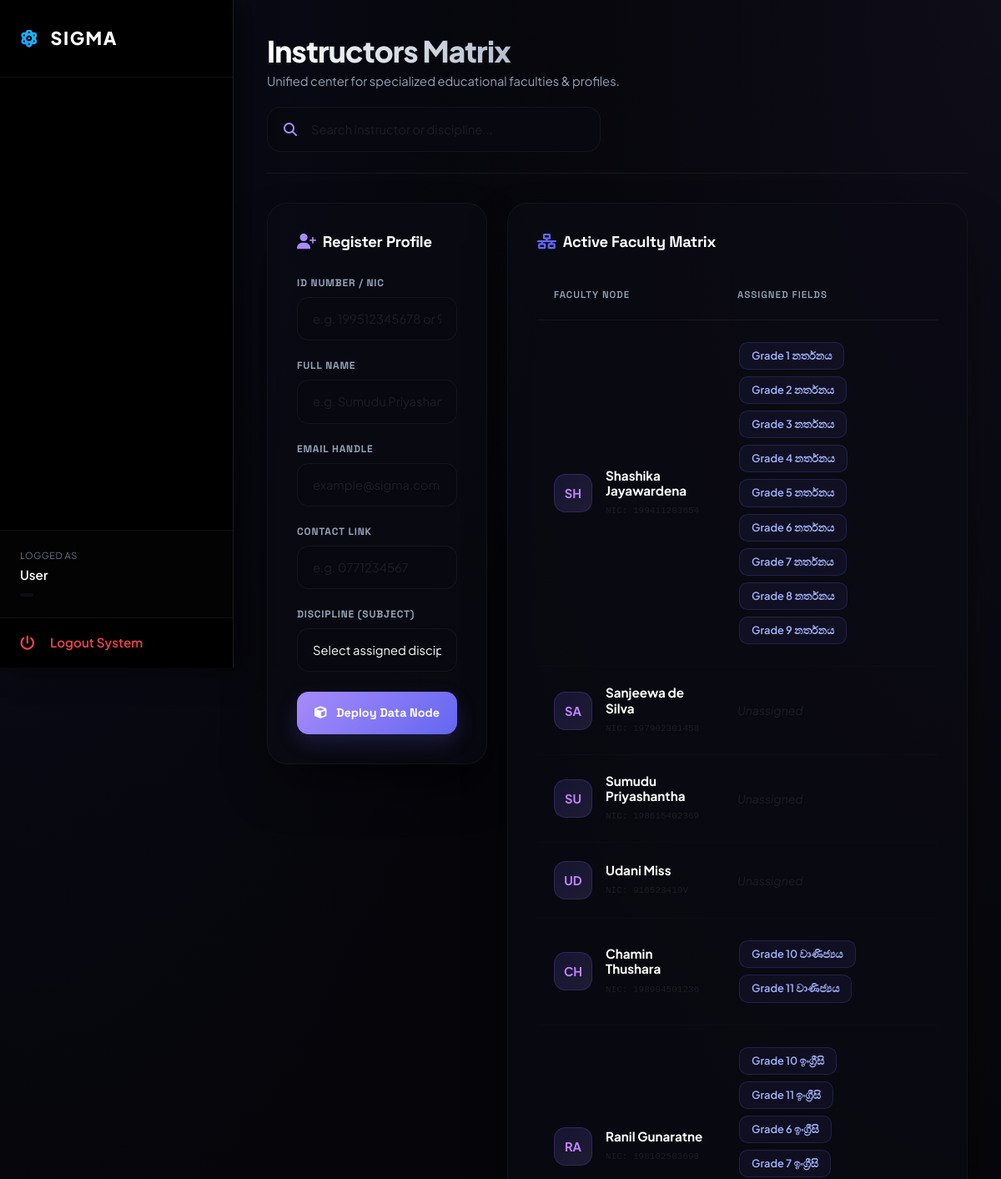
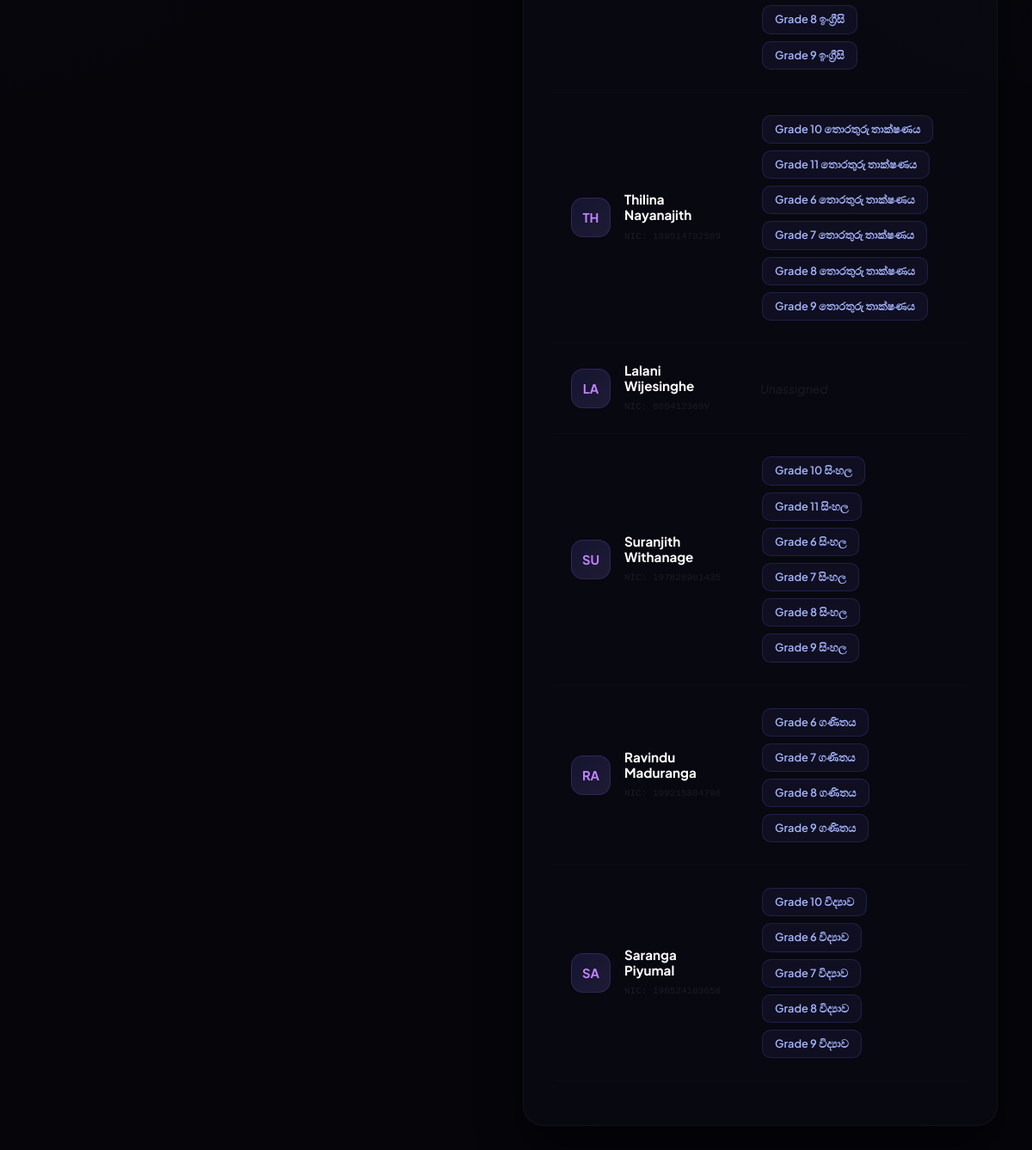
The app's page /teachers.php with its own data (2 pictures, top to bottom).
### tables this page shows
CREATE TABLE `teachers` (
  `id` int(11) NOT NULL,
  `id_num` varchar(20) NOT NULL,
  `name` varchar(100) NOT NULL,
  `phone` varchar(20) DEFAULT NULL,
  `email` varchar(100) DEFAULT NULL,
  `subject` varchar(100) NOT NULL
);

### teachers.php (the view, shortened to what this page needs)
<?php
include 'db.php';
$query = "SELECT t.id, t.id_num, t.name, t.email, t.phone,
          GROUP_CONCAT(DISTINCT c.subject SEPARATOR ', ') AS subjects
          FROM teachers t
          LEFT JOIN classes c ON t.id = c.teacher_id
          GROUP BY t.id, t.id_num, t.name, t.email, t.phone
          ORDER BY t.id DESC";
$result = $conn->query($query);
?>
<!DOCTYPE html>
<html lang="en">
<head>
    <link href="https://cdn.jsdelivr.net/npm/bootstrap@5.3.0/dist/css/bootstrap.min.css" rel="stylesheet">
    <link rel="stylesheet" href="https://cdnjs.cloudflare.com/ajax/libs/font-awesome/6.5.1/css/all.min.css">
    <link rel="stylesheet" href="https://cdnjs.cloudflare.com/ajax/libs/animate.css/4.1.1/animate.min.css"/>
</head>
<body>
    <?php include 'sidebar.php'; ?>
    <div class="main-content">
        <div class="container-fluid m-0 p-0">
            <div class="dashboard-header-block animate__animated animate__fadeIn">
                <div class="header-title-area">
                    <h1 class="m-0 mb-1" style="font-weight: 800; font-size: 2.2rem; letter-spacing: -0.8px; background: linear-gradient(90deg, #fff, #94a3b8); -webkit-background-clip: text; -webkit-text-fill-color: transparent;">Instructors Matrix</h1>
                    <p class="m-0" style="font-size:0.92rem; color: #94a3b8;">Unified center for specialized educational faculties & profiles.</p>
                </div>
                <div class="search-container">
                    <input type="text" id="omniSearchEngine" class="form-control search-control" placeholder="Search instructor or discipline..." autocomplete="off">
                    <i class="fa-solid fa-magnifying-glass search-icon-inside"></i>
                </div>
            </div>
            <div class="row g-4">
                <div class="col-xl-4 col-lg-5 col-12 animate__animated animate__fadeInLeft">
                    <div class="premium-glass-card">
                        <h5 class="fw-bold text-white mb-4" style="font-size:1.15rem; font-family:'Space Grotesk'; letter-spacing: -0.3px;">
                            <i class="fa-solid fa-user-plus me-2" style="color:#a78bfa;"></i>Register Profile
                        </h5>
                        <form action="" method="POST" onsubmit="return validateTeacherForm(this);">
                            <div class="mb-3">
                                <label class="form-label">ID Number / NIC</label>
                                <input type="text" name="id_num" class="form-control" placeholder="e.g. 199512345678 or 951234567V" required>
                            </div>
                            <div class="mb-3">
                                <label class="form-label">Full Name</label>
                                <input type="text" name="name" class="form-control" placeholder="e.g. Sumudu Priyashantha" required>
                            </div>
                            <div class="mb-3">
                                <label class="form-label">Email Handle</label>
                                <input type="email" name="email" class="form-control" placeholder="example@sigma.com">
                            </div>
                            <div class="mb-3">
                                <label class="form-label">Contact Link</label>
                                <input type="text" name="phone" class="form-control" placeholder="e.g. 0771234567">
                            </div>
                            <div class="mb-4">
                                <label class="form-label">Discipline (Subject)</label>
                                <select name="subject" class="form-select" required>
                                    <option value="" disabled selected>Select assigned discipline...</option>
                                </select>
                            </div>
                            <button type="submit" name="add_teacher" class="btn btn-modern-luxe w-100">
                                <i class="fa-solid fa-cube me-2"></i> Deploy Data Node
                            </button>
                        </form>
                    </div>
                </div>
                <div class="col-xl-8 col-lg-7 col-12 animate__animated animate__fadeInRight">
                    <div class="premium-glass-card h-100">
                        <h5 class="fw-bold text-white mb-4" style="font-size:1.15rem; font-family:'Space Grotesk'; letter-spacing: -0.3px;">
                            <i class="fa-solid fa-network-wired me-2" style="color:#6366f1;"></i>Active Faculty Matrix
                        </h5>
                        <?php if ($result && $result->num_rows > 0): ?>
                            <div class="table-responsive">
                                <table class="table align-middle" id="facultyTableData">
                                    <thead>
                                        <tr>
                                            <th style="min-width: 220px;">Faculty Node</th>
                                            <th style="min-width: 180px;">Assigned Fields</th>
                                            <th style="min-width: 180px;">Contact Metric</th>
                                        </tr>
                                    </thead>
                                    <tbody>
                                        <?php while($row = $result->fetch_assoc()):
                                            $initials = strtoupper(substr($row['name'], 0, 2));
                                        ?>
                                            <tr class="teacher-data-row">
                                                <td>
                                                    <div class="d-flex align-items-center gap-3">
                                                        <div class="designer-avatar"><?= $initials ?></div>
                                                        <div>
                                                            <h6 class="m-0 fw-bold text-white target-search-name" style="font-size:0.95rem;"><?= htmlspecialchars($row['name']); ?></h6>
                                                            <span class="text-muted" style="font-size:11px; font-family: monospace;">NIC: <?= htmlspecialchars($row['id_num']); ?></span>
                                                        </div>
                                                    </div>
                                                </td>
                                                <td>
                                                    <div class="d-flex flex-wrap">
                                                        <?php
                                                        if(!empty($row['subjects'])) {
                                                            $splitted_subs = explode(', ', $row['subjects']);
                                                            foreach($splitted_subs as $sb) {
                                                                echo '<span class="luxe-pill-badge">'.htmlspecialchars($sb).'</span>';
                                                            }
                                                        } else {
                                                            echo '<span class="text-muted small" style="font-style: italic;">Unassigned</span>';
                                                        }
                                                        ?>
                                                    </div>
                                                </td>
                                                <td>
                                                </td>
                                            </tr>
                                        <?php endwhile; ?>
                                    </tbody>
                                </table>
                            </div>
                        <?php endif; ?>
                    </div>
                </div>
            </div>
        </div>
    </div>
</body>
</html>

### sidebar.php (shortened to what this page needs)
<div class="sidebar" id="sigmaAdminSidebar">
    <div class="sidebar-brand d-flex align-items-center justify-content-between w-100">
        <span><i class="fas fa-atom me-2"></i> SIGMA </span>
    </div>
    <div class="sidebar-menu-wrapper">
    </div>
    <div class="sidebar-footer">
        <div style="padding: 20px 24px; color:#94a3b8; font-size:13px; background: rgba(255,255,255,0.01);">
            <span style="color: #64748b; font-size: 11px; text-transform: uppercase; letter-spacing: 0.5px;">Logged as</span>
            <div style="color:white; font-weight: 600; font-size: 0.95rem; margin-top: 2px;">
                <?= htmlspecialchars($_SESSION['full_name'] ?? 'User'); ?>
            </div>
            <div style="margin-top: 4px; display: inline-block; padding: 2px 8px; background: rgba(59, 130, 246, 0.1); border-radius: 6px; color:#3b82f6; font-size: 11px; font-weight: 700; letter-spacing: 0.5px;">
            </div>
        </div>
        <a href="ad_logout.php" class="nav-link logout-btn">
            <i class="fas fa-power-off me-2"></i> Logout System
        </a>
    </div>
</div>

### teachers.php (style rules this page uses)
:root { --bg-dark: #05050a; --card-glass: rgba(11, 11, 21, 0.65); --input-bg: #080811; --border-glow: rgba(139, 92, 246, 0.2); --gradient-accent: linear-gradient(135deg, #a78bfa 0%, #6366f1 100%); --text-white: #f8fafc; --text-slate: #94a3b8; --neon-purple: #8b5cf6; --sidebar-w: 280px; }
* { margin: 0; padding: 0; box-sizing: border-box; }
body { background-color: var(--bg-dark); background-image: radial-gradient(at 0% 0%, rgba(99, 102, 241, 0.08) 0px, transparent 40%), radial-gradient(at 100% 0%, rgba(167, 139, 250, 0.06) 0px, transparent 40%); background-attachment: fixed; color: var(--text-white); font-family: 'Plus Jakarta Sans', sans-serif; min-height: 100vh; overflow-x: hidden; }
.main-content { margin-left: var(--sidebar-w); padding: 40px; transition: all 0.3s ease; }
.dashboard-header-block { border-bottom: 1px solid rgba(255, 255, 255, 0.06); padding-bottom: 25px; margin-bottom: 35px; display: flex; align-items: center; justify-content: space-between; flex-wrap: wrap; gap: 20px; }
.search-container { position: relative; width: 100%; max-width: 400px; }
.search-control { padding-left: 52px !important; background: #080812 !important; border: 1px solid rgba(167, 139, 250, 0.2) !important; height: 54px; border-radius: 16px !important; color: #ffffff !important; transition: all 0.3s ease; }
.search-icon-inside { position: absolute; left: 20px; top: 50%; transform: translateY(-50%); color: #a78bfa; }
.premium-glass-card { background: var(--card-glass); backdrop-filter: blur(24px); -webkit-backdrop-filter: blur(24px); border: 1px solid rgba(255, 255, 255, 0.04); border-radius: 24px; padding: 35px; box-shadow: 0 30px 60px -15px rgba(0, 0, 0, 0.6); }
.form-label { font-family: 'Space Grotesk', sans-serif; font-size: 0.75rem; font-weight: 700; color: #94a3b8; letter-spacing: 0.8px; text-transform: uppercase; margin-bottom: 8px; }
.form-control, .form-select { background: var(--input-bg) !important; border: 1px solid rgba(255, 255, 255, 0.05) !important; color: #fff !important; border-radius: 14px; padding: 14px 18px; font-size: 0.92rem; transition: all 0.25s ease; }
.form-select option { background: #0f0f1a; color: #fff; }
.btn-modern-luxe { background: var(--gradient-accent); color: #fff !important; font-weight: 700; font-size: 0.9rem; font-family: 'Space Grotesk', sans-serif; border: none; border-radius: 14px; padding: 15px; transition: all 0.3s ease; box-shadow: 0 10px 25px rgba(99, 102, 241, 0.2); }
.table thead th { background: transparent !important; color: var(--text-slate) !important; font-weight: 600; text-transform: uppercase; font-size: 0.72rem; letter-spacing: 1px; font-family: 'Space Grotesk', sans-serif; padding: 20px; border-bottom: 1px solid rgba(255,255,255,0.06); }
.table tbody tr { transition: all 0.2s ease; }
.table tbody td { background: transparent !important; padding: 22px 20px; border-bottom: 1px solid rgba(255,255,255,0.02); color: #cbd5e1; }
.designer-avatar { width: 46px; height: 46px; background: linear-gradient(135deg, rgba(99, 102, 241, 0.15) 0%, rgba(167, 139, 250, 0.15) 100%); color: #c084fc; border-radius: 14px; display: flex; align-items: center; justify-content: center; font-weight: 700; font-size: 0.92rem; border: 1px solid rgba(139, 92, 246, 0.2); flex-shrink: 0; }
.luxe-pill-badge { background: rgba(99, 102, 241, 0.08); color: #a5b4fc; padding: 6px 14px; border-radius: 10px; font-size: 0.8rem; font-weight: 600; border: 1px solid rgba(99, 102, 241, 0.2); display: inline-block; margin: 4px 2px; white-space: nowrap; }

### records on screen
teachers: name "SH", name "Shashika Jayawardena", id_num "199411203654", sb "Grade 1 නර්තනය", sb "Grade 2 නර්තනය", sb "Grade 3 නර්තනය", sb "Grade 4 නර්තනය", sb "Grade 5 නර්තනය", sb "Grade 6 නර්තනය", sb "Grade 7 නර්තනය", sb "Grade 8 නර්තනය", sb "Grade 9 නර්තනය"
teachers: name "SA", name "Sanjeewa de Silva", id_num "197902301458", shows "Unassigned"
teachers: name "SU", name "Sumudu Priyashantha", id_num "198615402369", shows "Unassigned"
teachers: name "UD", name "Udani Miss", id_num "916523410V", shows "Unassigned"
teachers: name "CH", name "Chamin Thushara", id_num "198904501236", sb "Grade 10 වාණිජ්‍යය", sb "Grade 11 වාණිජ්‍යය"
teachers: name "RA", name "Ranil Gunaratne", id_num "198102503698", sb "Grade 10 ඉංග්‍රීසි", sb "Grade 11 ඉංග්‍රීසි", sb "Grade 6 ඉංග්‍රීසි", sb "Grade 7 ඉංග්‍රීසි", sb "Grade 8 ඉංග්‍රීසි", sb "Grade 9 ඉංග්‍රීසි"
teachers: name "TH", name "Thilina Nayanajith", id_num "199514702589", sb "Grade 10 තොරතුරු තාක්ෂණය", sb "Grade 11 තොරතුරු තාක්ෂණය", sb "Grade 6 තොරතුරු තාක්ෂණය", sb "Grade 7 තොරතුරු තාක්ෂණය", sb "Grade 8 තොරතුරු තාක්ෂණය", sb "Grade 9 තොරතුරු තාක්ෂණය"
teachers: name "LA", name "Lalani Wijesinghe", id_num "885412369V", shows "Unassigned"
teachers: name "SU", name "Suranjith Withanage", id_num "197826901435", sb "Grade 10 සිංහල", sb "Grade 11 සිංහල", sb "Grade 6 සිංහල", sb "Grade 7 සිංහල", sb "Grade 8 සිංහල", sb "Grade 9 සිංහල"
teachers: name "RA", name "Ravindu Maduranga", id_num "199215804796", sb "Grade 6 ගණිතය", sb "Grade 7 ගණිතය", sb "Grade 8 ගණිතය", sb "Grade 9 ගණිතය"
teachers: name "SA", name "Saranga Piyumal", id_num "198524103658", sb "Grade 10 විද්‍යාව", sb "Grade 6 විද්‍යාව", sb "Grade 7 විද්‍යාව", sb "Grade 8 විද්‍යාව", sb "Grade 9 විද්‍යාව"

### other values on screen
$_SESSION['full_name'] "User"
